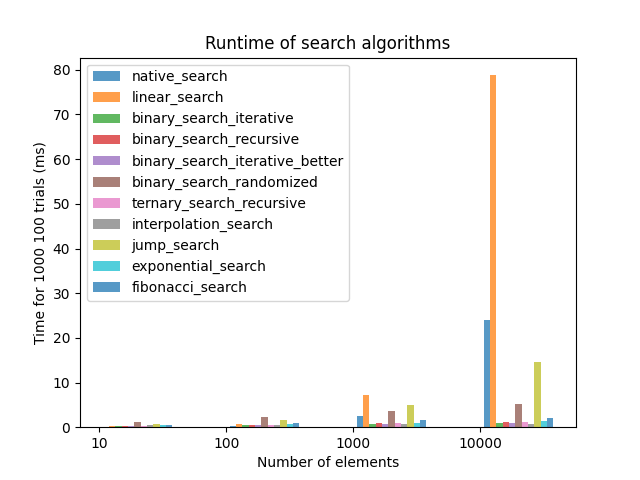

Reproduce this figure in Python.
# Analysis of Algorithms (CSCI 323)
# Winter 2025
# Assignment 1 - Array-Search Algorithms


import matplotlib.pyplot as plt
import pandas as pd
import random
import time
import math

def random_list(size):
    arr = [0] * size
    for i in range(1, size):
        arr[i] = arr[i-1] + random.randint(1, 11)
    return arr

def native_search(arr, key):
    return arr.index(key)

def linear_search(arr, key):
    for i in range(len(arr)):
        if arr[i] == key:
            return i
    return -1

def binary_search_iterative(arr, key):
    low = 0
    high = len(arr) - 1
    while low <= high:
        mid = (low + high) // 2
        if arr[mid] == key:
            return mid
        elif arr[mid] < key:
            low = mid + 1
        else:
            high = mid - 1
    return -1

def binary_search_iterative_better(arr, key):
    low = 0
    high = len(arr) - 1
    while low < high:
        mid = (low + high + 1) // 2
        if arr[mid] <= key:
            low = mid
        else:
            high = mid - 1
    if arr[low] == key:
        return low
    else:
        return -1


def binary_search_recursive_helper(arr, key, low, high):
    if high >= low:
        mid = low + (high - low) // 2
        if arr[mid] == key:
            return mid
        elif arr[mid] > key:
            return binary_search_recursive_helper(arr, key, low, mid-1)
        else:
            return binary_search_recursive_helper(arr, key, mid + 1, high)
    else:
        return -1

def binary_search_recursive(arr, key):
    return binary_search_recursive_helper(arr, key, 0, len(arr)-1)


def binary_search_randomized_helper(arr, key, l, r):
    if r >= l:
        mid = random.randint(l, r)
        if arr[mid] == key:
            return mid
        if arr[mid] > key:
            return binary_search_randomized_helper(arr, key, l, mid - 1,)
        else:
            return binary_search_randomized_helper(arr, key, mid + 1, r)
    return -1

def binary_search_randomized(arr, key):
    return binary_search_randomized_helper(arr, key, 0, len(arr)-1)


def ternary_search_recursive_helper(arr, key, l, r):
    if r >= l:
        mid1 = l + (r - l) // 3
        mid2 = r - (r - l) // 3
        if arr[mid1] == key:
            return mid1
        if arr[mid2] == key:
            return mid2
        if key < arr[mid1]:
            return ternary_search_recursive_helper(arr, key, l, mid1 - 1)
        elif key > arr[mid2]:
            return ternary_search_recursive_helper(arr, key, mid2 + 1, r)
        else:
            return ternary_search_recursive_helper(arr, key, mid1 + 1, mid2 - 1)
    return -1

def ternary_search_recursive(arr, key):
    return ternary_search_recursive_helper(arr, key, 0, len(arr)-1)

def interpolation_search_helper(arr, key, lo, hi):
    if arr[lo] == arr[hi]:
        if key == arr[lo]:
            return lo
        else:
            return -1
    if lo <= hi and arr[lo] <= key <= arr[hi]:
        pos = int(lo + ((hi - lo) / float(arr[hi] - arr[lo])) * float((key - arr[lo])))
        if arr[pos] == key:
            return pos
        elif arr[pos] < key:
            return interpolation_search_helper(arr, key, pos + 1, hi)
        else:
            return interpolation_search_helper(arr, key, lo, pos - 1)
    return -1

def interpolation_search(arr, key):
    return interpolation_search_helper(arr, key, 0, len(arr)-1)


def jump_search(arr, key):
    n = len(arr)
    step = math.sqrt(n)
    prev = 0
    while arr[int(min(step, n) - 1)] < key:
        prev = step
        step += math.sqrt(n)
        if prev >= n:
            return -1
    while arr[int(prev)] < key:
        prev += 1
        if int(prev) == min(step, n):
            return -1
    if arr[int(prev)] == key:
        return int(prev)

    return -1


def exponential_search(arr, key):
    n = len(arr)
    if arr[0] == key:
        return 0
    i = 1
    while i < n and arr[i] <= key:
        i = i * 2
    return binary_search_recursive_helper(arr, key, i // 2, min(i, n - 1))

def fibonacci_search(arr, key):
    n = len(arr)
    fibMMm2 = 0
    fibMMm1 = 1
    fibM = fibMMm2 + fibMMm1
    while fibM < n:
        fibMMm2 = fibMMm1
        fibMMm1 = fibM
        fibM = fibMMm2 + fibMMm1
    offset = -1
    while fibM > 1:
        i = min(offset+fibMMm2, n-1)
        if arr[i] < key:
            fibM = fibMMm1
            fibMMm1 = fibMMm2
            fibMMm2 = fibM - fibMMm1
            offset = i
        elif arr[i] > key:
            fibM = fibMMm2
            fibMMm1 = fibMMm1 - fibMMm2
            fibMMm2 = fibM - fibMMm1
        else:
            return i
    if fibMMm1 and arr[n-1] == key:
        return n-1
    return -1

# [7] Add code to plot the timings for the algorithms. See https://www.geeksforgeeks.org/matplotlib-tutorial/
#Use this code as a starting point for plotting the times. However, modify it to make it more generic (not just for searches).
def plot_times(dict_searches, sizes, trials, searches, file_name):
    search_num = 0
    plt.xticks([j for j in range(len(sizes))], [str(size) for size in sizes])
    for search in searches:
        search_num += 1
        d = dict_searches[search.__name__]
        x_axis = [j + 0.05 * search_num for j in range(len(sizes))]
        y_axis = [d[i] for i in sizes]
        plt.bar(x_axis, y_axis, width=0.05, alpha=0.75, label=search.__name__)
    plt.legend()
    plt.title("Runtime of search algorithms")
    plt.xlabel("Number of elements")
    plt.ylabel("Time for " + str(trials) + " 100 trials (ms)")
    plt.savefig(file_name)
    plt.show()

#Use this code as a starting point for printing the results:
def print_times(dict_searches, filename):
    pd.set_option("display.max_rows", 500)
    pd.set_option("display.max_columns", 500)
    pd.set_option("display.width", 1000)
    df = pd.DataFrame.from_dict(dict_searches).T
    print(df)
    with open(filename, "w") as f:
        f.write(df.to_string())

#Use this code as a starting point for running the searches:
def run_searches(searches, sizes, trials):
    dict_searches = {}
    for search in searches:
        dict_searches[search.__name__] = {}
    for size in sizes:
        for search in searches:
            dict_searches[search.__name__][size] = 0
        for trial in range(1, trials + 1):
            arr = random_list(size)
            idx = random.randint(0, size-1)
            key = arr[idx]
            for search in searches:
                start_time = time.time()
                idx_found = search(arr, key)
                end_time = time.time()
                if idx_found != idx:
                    print(search.__name__, "wrong index found", arr, idx, idx_found)
                net_time = end_time - start_time
                dict_searches[search.__name__][size] += 1000 * net_time
    return dict_searches


def main():
    assn = "Assignment01"
    sizes = [10, 100, 1000, 10000]
    searches = [native_search, linear_search, binary_search_iterative, binary_search_recursive, binary_search_iterative_better, binary_search_randomized, ternary_search_recursive,
                interpolation_search, jump_search, exponential_search, fibonacci_search]
    trials = 1000
    dict_searches = run_searches(searches, sizes, trials)
    print_times(dict_searches, assn + ".txt")
    plot_times(dict_searches, sizes, trials, searches, assn + ".png")

if __name__ == "__main__":
    main()
